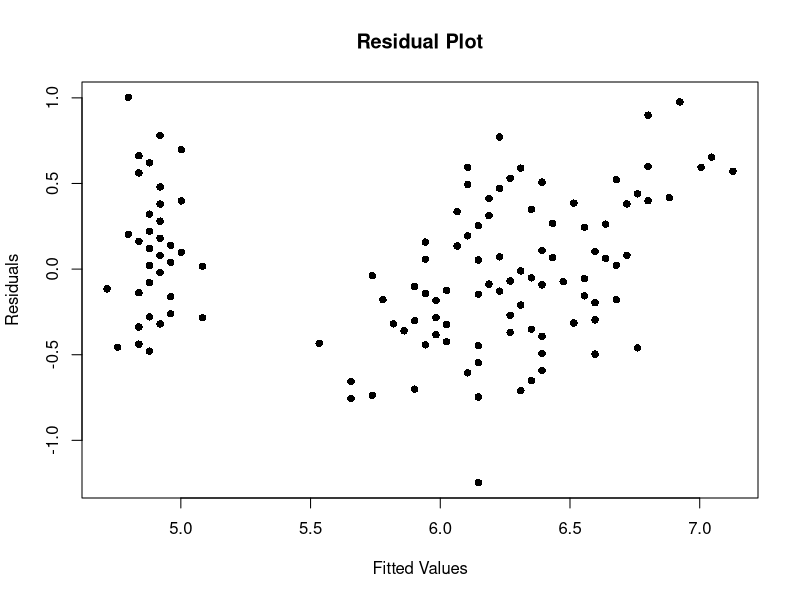
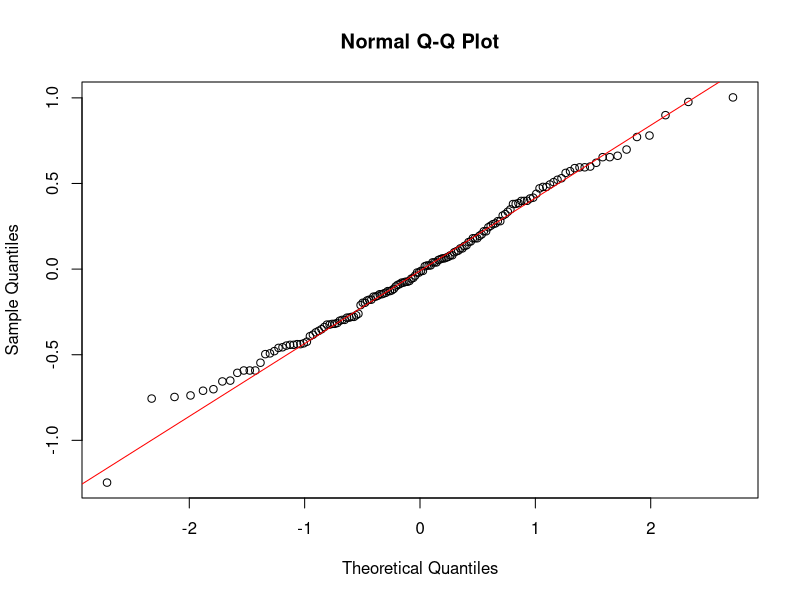

These figures' R source, in order:
## ---- chunk 1
knitr::opts_chunk$set(echo = TRUE)
## ---- chunk 2
attach(iris)
## ---- chunk 3
model<-lm(Sepal.Length~Petal.Length)

summary(model)
## ---- chunk 4
#	Calculate residuals and fitted values.
fitted_values <- fitted(model)  # Fitted values


residuals <- residuals(model)  # Residuals

## ---- chunk 5
#	Plot the residuals vs. the fitted values.
plot(fitted_values, residuals,
     xlab = "Fitted Values", ylab = "Residuals",
     main = "Residual Plot", pch = 16)
#	Make a normal probability plot of the residuals.
qqnorm(residuals)
qqline(residuals, col = "red")
## ---- chunk 6
# Do a Shapiro-Wilk test of the residuals.
shapiro_test <- shapiro.test(residuals)
shapiro_test
